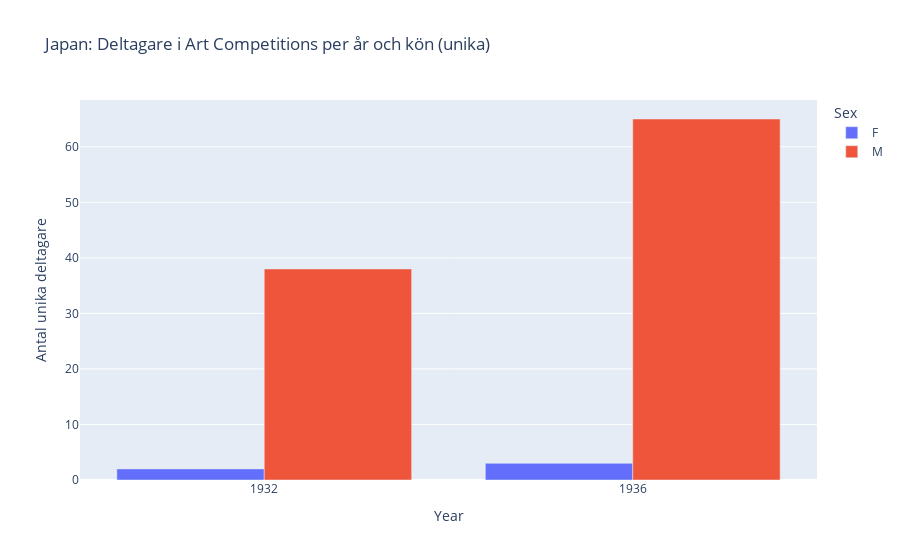

Notebook code cell kept with this figure:
### Markdown cell above
Japans antal deltagare i Art Competitions delat på kvinnor och män

### Code cell
art_participants = (
    art.dropna(subset=["Name_hash"])
    .groupby(["Year", "Sex"])["Name_hash"]
    .nunique()
    .reset_index(name="Antal unika deltagare")
    .sort_values(["Year", "Sex"])
)

fig = px.bar(
    art_participants,
    x="Year",
    y="Antal unika deltagare",
    color="Sex",
    barmode="group",
    title="Japan: Deltagare i Art Competitions per år och kön (unika)"
)
fig.show()

### Figure 1 — Plotly figure (JSON) as saved in the notebook; plotly's stock layout.template omitted (floating-point values rounded to 4 significant figures)
{"data": [{"alignmentgroup": "True", "hovertemplate": "Sex=F<br>Year=%{x}<br>Antal unika deltagare=%{y}<extra></extra>", "legendgroup": "F", "marker": {"color": "#636efa", "pattern": {"shape": ""}}, "name": "F", "offsetgroup": "F", "orientation": "v", "showlegend": true, "textposition": "auto", "type": "bar", "x": [1932, 1936], "xaxis": "x", "y": [2, 3], "yaxis": "y"}, {"alignmentgroup": "True", "hovertemplate": "Sex=M<br>Year=%{x}<br>Antal unika deltagare=%{y}<extra></extra>", "legendgroup": "M", "marker": {"color": "#EF553B", "pattern": {"shape": ""}}, "name": "M", "offsetgroup": "M", "orientation": "v", "showlegend": true, "textposition": "auto", "type": "bar", "x": [1932, 1936], "xaxis": "x", "y": [38, 65], "yaxis": "y"}], "layout": {"barmode": "group", "legend": {"title": {"text": "Sex"}, "tracegroupgap": 0}, "title": {"text": "Japan: Deltagare i Art Competitions per år och kön (unika)"}, "xaxis": {"anchor": "y", "domain": [0, 1], "title": {"text": "Year"}}, "yaxis": {"anchor": "x", "domain": [0, 1], "title": {"text": "Antal unika deltagare"}}}}
